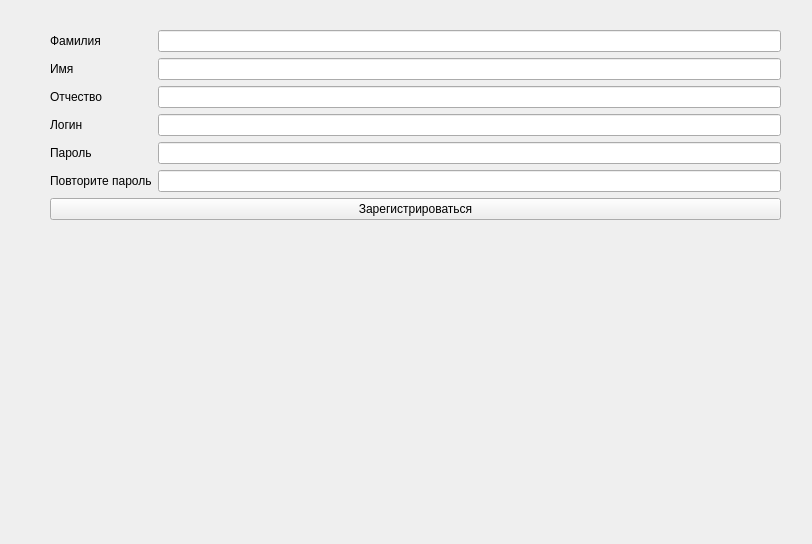
<?xml version="1.0" encoding="UTF-8"?>
<ui version="4.0">
 <class>Registration</class>
 <widget class="QWidget" name="Registration">
  <property name="geometry">
   <rect>
    <x>0</x>
    <y>0</y>
    <width>812</width>
    <height>544</height>
   </rect>
  </property>
  <property name="windowTitle">
   <string>Form</string>
  </property>
  <widget class="QWidget" name="">
   <property name="geometry">
    <rect>
     <x>50</x>
     <y>30</y>
     <width>731</width>
     <height>441</height>
    </rect>
   </property>
   <layout class="QFormLayout" name="formLayout">
    <item row="0" column="0">
     <widget class="QLabel" name="label_8">
      <property name="text">
       <string>Фамилия</string>
      </property>
     </widget>
    </item>
    <item row="0" column="1">
     <widget class="QLineEdit" name="name1"/>
    </item>
    <item row="1" column="0">
     <widget class="QLabel" name="label_9">
      <property name="text">
       <string>Имя</string>
      </property>
     </widget>
    </item>
    <item row="1" column="1">
     <widget class="QLineEdit" name="name2"/>
    </item>
    <item row="2" column="0">
     <widget class="QLabel" name="label_10">
      <property name="text">
       <string>Отчество</string>
      </property>
     </widget>
    </item>
    <item row="2" column="1">
     <widget class="QLineEdit" name="name3"/>
    </item>
    <item row="3" column="0">
     <widget class="QLabel" name="label_11">
      <property name="text">
       <string>Логин</string>
      </property>
     </widget>
    </item>
    <item row="3" column="1">
     <widget class="QLineEdit" name="loginReg"/>
    </item>
    <item row="4" column="0">
     <widget class="QLabel" name="label_12">
      <property name="text">
       <string>Пароль</string>
      </property>
     </widget>
    </item>
    <item row="4" column="1">
     <widget class="QLineEdit" name="passReg">
      <property name="echoMode">
       <enum>QLineEdit::EchoMode::Password</enum>
      </property>
     </widget>
    </item>
    <item row="5" column="0">
     <widget class="QLabel" name="label_13">
      <property name="text">
       <string>Повторите пароль</string>
      </property>
     </widget>
    </item>
    <item row="5" column="1">
     <widget class="QLineEdit" name="pass2Reg">
      <property name="echoMode">
       <enum>QLineEdit::EchoMode::Password</enum>
      </property>
     </widget>
    </item>
    <item row="6" column="0" colspan="2">
     <widget class="QPushButton" name="finishRegButton">
      <property name="text">
       <string>Зарегистрироваться</string>
      </property>
     </widget>
    </item>
   </layout>
  </widget>
 </widget>
 <resources/>
 <connections/>
</ui>
